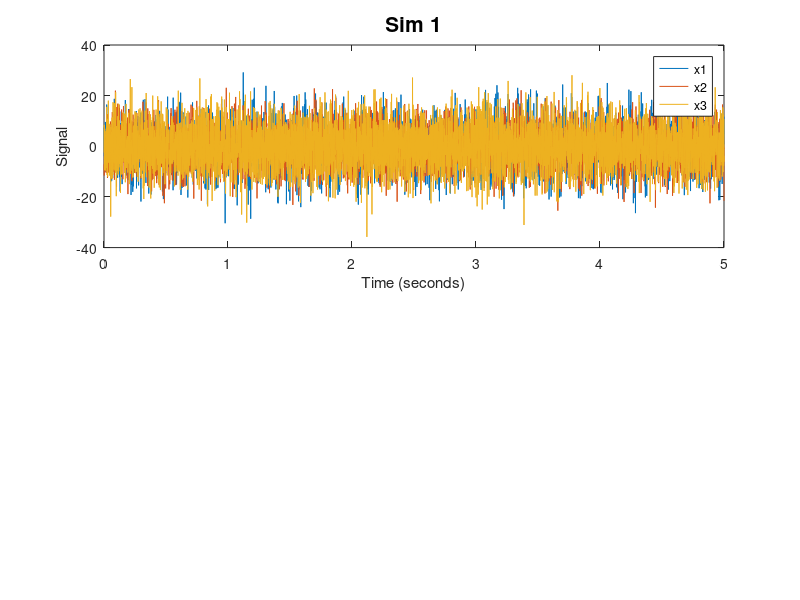

Write the MATLAB code that produced this figure. (Note: this script raises an error after producing the figure.)
T = 5;      % total length of recording (seconds)
dt = 0.001; % seconds

f0 = 1/dt;  % sampling frequency (Hz)
N1 = T*f0;   % number of samples needed
df = 1/T;   % frequency resolution
fNQ = f0/2; % Nyquist frequency

taxis = dt:dt:T; % time axis

%%% Simulation 1, 3 N network
%%% simulate data ---------------------------------------------------------
a1 = 0.07*[hann(20)', -0.5*ones(20,1)']';   %AR coefficients for signal 1
a2 = 0.05*[-0.5*ones(20,1)', hann(20)']';    %                  ...signal 2
a3 = -.3*ones(size(a1));                    %                  ...signal 3

L = length(a1);                             % Number of AR terms.
N = N1+L;                                 % Number of time steps.

x1 = zeros(N,1);
x2 = zeros(N,1);                           %Create the AR model,
x3 = zeros(N,1);    

noise = 7;                                 % noise level

for k=L+1:N                                % For each time step,
    x1(k) = sum(a1.*x1(k-1:-1:k-L)) + sum(a2.*x2(k-1:-1:k-L)) +  noise*randn();
    x2(k) = sum(a2.*x2(k-1:-1:k-L)) + noise*randn();
    x3(k) = sum(a3.*x3(k-1:-1:k-L)) + noise*randn();  %...x(now) depends on past.
end
x1 = x1(L+1:end);                          % Drop the first L terms (0s).   
x2 = x2(L+1:end);                             
x3 = x3(L+1:end);

figure;
subplot (2,3,[1 3])                              %Plot signals.
plot(taxis,x1)
hold on
plot(taxis,x2)
plot(taxis,x3)
ylabel('Signal')
xlabel('Time (seconds)')
legend('x1','x2','x3')
title('Sim 1','FontSize',15);

%%% Define inputs for model building and GoF -------------------------
data = [x1';x2';x3'];                      % Conglomerate data in one matrix
nlags = 40;                               % Define order of AR model
                                           % needs to be larger than true
                                           % order
%%%% true coefficients 
true_coeffs = cell(3);
true_coeffs{1,1} = padarray(a1,nlags-L,'post'); % True coefficents up to 
true_coeffs{1,2} = padarray(a2,nlags-L,'post'); %     number of lags being estimated
true_coeffs{1,3} = zeros(nlags,1);

true_coeffs{2,1} = zeros(nlags,1);
true_coeffs{2,2} = padarray(a2,nlags-L,'post');
true_coeffs{2,3} = zeros(nlags,1);

true_coeffs{3,1} = zeros(nlags,1);
true_coeffs{3,2} = zeros(nlags,1);
true_coeffs{3,3} = padarray(a3,nlags-L,'post');

tic
[ adj_spline ] = build_ar_splines( data, nlags); % Build network using splines
splinetime  = toc;
tic
[ adj_stand] = build_ar( data, nlags );          % Build network using standard ar
standardtime = toc;



subplot 234; 
adj_true = [1 1 0; 0 1 0; 0 0 1];          % Plot true network
plotNetwork(adj_true)
title('Truth');
subplot 235;                               % Plot network using standard regressors
str = {num2str(standardtime), ' seconds' };
plotNetwork(adj_stand)
title(strcat({'Standard, '},num2str(standardtime),{' s'}))
subplot 236;                               % Plot network using spline regressors
plotNetwork(adj_spline)
title(strcat({'Spline, '},num2str(splinetime),{' s'}))


b_est = ar_gof(adj_spline, data, nlags,true_coeffs,taxis,1); % Run goodness of fit tests

%%% Simulation 2, 3 N network

%%% Simulate signals --------------------------------------------------
a1 = 0.07*[hann(20)', -0.5*ones(20,1)']';   %AR coeffictients for signal 1
a2 = 0.03*[-0.5*ones(20,1)', hann(20)']';   %                  ...signal 2
a3 = -.3*ones(size(a1));                    %                  ...signal 3

L = length(a1);                             % Number of AR terms.

N = N1+L;                                 % Number of time steps.
x1 = zeros(N,1);
x2 = zeros(N,1);    
x3 = zeros(N,1);
noise = 7;                                  % noise level


                                            % Create AR model
for k=L+1:N                                 %For each time step,
    x1(k) = sum(a1.*x1(k-1:-1:k-L)) + sum(a2.*x2(k-1:-1:k-L)) +  noise*randn();
    x2(k) = sum(a2.*x2(k-1:-1:k-L)) + sum(a1.*x1(k-1:-1:k-L)) + noise*randn();
    x3(k) = sum(a3.*x3(k-1:-1:k-L)) + noise*randn();  %...x(now) depends on past.  
end
x1 = x1(L+1:end);       
x2 = x2(L+1:end);                           %Drop the first terms (0s).
x3 = x3(L+1:end);

figure(1);
subplot(2,3,[1 3])                          %Plot signals.
plot(taxis,x1)
hold on
plot(taxis,x2)
plot(taxis,x3)
ylabel('Signal')
xlabel('Time (seconds)')
legend('x1','x2','x3')

title('Scenario 2: 1 drives 1 and 2, 2 drives 1 and 2, and 3 is independent');

%%% Define inputs for model building and GoF -------------------------
data = [x1';x2';x3'];                      % Conglomerate data in one matrix
nlags = 100;                                % Define order of AR model

%%%% true coefficients

true_coeffs = cell(3);
true_coeffs{1,1} = padarray(a1,nlags-L,'post'); % True coefficents up to 
true_coeffs{1,2} = padarray(a2,nlags-L,'post'); %     number of lags being estimated
true_coeffs{1,3} = zeros(nlags,1);

true_coeffs{2,1} = padarray(a1,nlags-L,'post');
true_coeffs{2,2} = padarray(a2,nlags-L,'post');
true_coeffs{2,3} = zeros(nlags,1);

true_coeffs{3,1} = zeros(nlags,1);
true_coeffs{3,2} = zeros(nlags,1);
true_coeffs{3,3} = padarray(a3,nlags-L,'post');


tic
[ adj_spline ] = build_ar_splines( data, nlags); % Build network using splines
splinetime  = toc;
tic
[ adj_stand] = build_ar( data, nlags );          % Build network using standard AR
standardtime = toc; 

subplot 234; 
adj_true = [1 1 0; 1 1 0; 0 0 1];          % Plot true network
plotNetwork(adj_true)
title('Truth');
subplot 235;                               % Plot network using standard regressors
plotNetwork(adj_stand)
title(strcat({'Standard, '},num2str(standardtime),{' s'}))
subplot 236;                               % Plot network using spline regressors
plotNetwork(adj_spline)
title(strcat({'Spline, '},num2str(splinetime),{' s'}))

 
b_est = ar_gof(adj_spline, data, nlags,true_coeffs,taxis,1); % Goodness of fit tests

%%% Simulation 3, 3 N network


%%% Simulate signals ----------------------------------------------------
a1 = 0.07*[hann(20)', -0.5*ones(20,1)']';   % AR coefficients for signal 1
a3 = 0.03*[-0.5*ones(20,1)', hann(20)']';%-.3*ones(size(a1));       %  ... signal 3

L = length(a1);                            % Number of AR terms.

N = N1+L;                                % Number of time steps.


noise = 5 ;                                % noise level


x1 = zeros(N,1);                           % Create the AR model, 
x2 = zeros(N,1);                           
x3 = zeros(N,1);                             
                                 
for k=L+1:N 
                                                      % for each time step,
    x1(k) = sum(a1.*x3(k-1:-1:k-L)) + noise*randn();
    x2(k) = sum(a1.*x3(k-1:-1:k-L)) + noise*randn();
    x3(k) = sum(a3.*x3(k-1:-1:k-L)) + noise*randn();  %...x(now) depends on past.                                        %...x(now) depends on past.

end
x1 = x1(L+1:end);                                     % Drop the first terms (0s).
x2 = x2(L+1:end);
x3 = x3(L+1:end);                           



figure;
subplot(2,3,[1 3])                              % Plot signals.
plot(taxis,x1)
hold on
plot(taxis,x2)
plot(taxis,x3)
ylabel('Signal')
xlabel('Time (seconds)')
legend('x1','x2','x3')
title('Scenario 3: 3 drives 1 and 2');

%%% Define inputs for model building with splines -------------------------
data = [x1';x2';x3'];                      % Conglomerate data in one matrix
nlags = 100;                                % Define order of AR model

%%%% true coefficients

true_coeffs = cell(3);
true_coeffs{1,1} = zeros(nlags,1);       % True coefficents up to 
true_coeffs{1,2} = zeros(nlags,1);       %     number of lags being estimated
true_coeffs{1,3} = padarray(a1,nlags-L,'post');

true_coeffs{2,1} = zeros(nlags,1);
true_coeffs{2,2} = zeros(nlags,1);
true_coeffs{2,3} = padarray(a1,nlags-L,'post');

true_coeffs{3,1} = zeros(nlags,1);
true_coeffs{3,2} = zeros(nlags,1);
true_coeffs{3,3} = padarray(a3,nlags-L,'post');


tic
[ adj_spline ] = build_ar_splines( data, nlags); % Build network using splines
splinetime  = toc;
tic
[ adj_stand] = build_ar( data, nlags );          % Build network using standard AR
standardtime = toc;

subplot 234; 
adj_true = [0 0 1; 0 0 1; 0 0 1];          % Plot true network
plotNetwork(adj_true)
title('Truth');
subplot 235;                               % Plot network using standard regressors
plotNetwork(adj_stand)
title(strcat({'Standard, '},num2str(standardtime),{' s'}))

subplot 236;                               % Plot network using spline regressors
plotNetwork(adj_spline)
title(strcat({'Spline, '},num2str(splinetime),{' s'}))



ar_gof(adj_spline, data, nlags,true_coeffs,taxis,1); % Goodness of fit tests

%%% Simulation 4, 6 N network---------------------------------------------
a1 = 0.07*[0.1*hann(20)', -0.5*ones(20,1)']';
%a1 = 0.07*[hann(20)', -0.5*ones(20,1)']';   %AR coefficients for signal 1
a2 = 0.03*[-0.5*ones(20,1)', hann(20)']';    %                  ...signal 2
a3 = -0.3*ones(size(a1));                    %                  ...signal 3
a4 = 0.02*[hann(30)', -0.2*ones(1,10)]';
a5 = 0.1*[-0.8*ones(1,30), -0.8*hann(10)']';
a6 = 0.25*[-0.6*ones(20,1)', -0.2*hann(20)']'; 


L = length(a1);                             % Number of AR terms.
N = N1+L;                                 % Number of time steps.

x1 = zeros(N,1);
x2 = zeros(N,1);                           %Create the AR model,
x3 = zeros(N,1);    
x4 = zeros(N,1);
x5 = zeros(N,1);
x6 = zeros(N,1);

noise = 7;                                 % noise level

for k=L+1:N                                % For each time step,
    x1(k) = sum(a1.*x1(k-1:-1:k-L)) + sum(a2.*x2(k-1:-1:k-L)) +  noise*randn(); 
    x2(k) = sum(a1.*x2(k-1:-1:k-L)) + sum(a4.*x4(k-1:-1:k-L)) +noise*randn();
    x3(k) = sum(a3.*x3(k-1:-1:k-L)) + sum(a2.*x4(k-1:-1:k-L)) + noise*randn();  %...x(now) depends on past.

    x4(k) = sum(a4.*x4(k-1:-1:k-L)) + noise*randn();
    x5(k) = sum(a5.*x2(k-1:-1:k-L)) + sum(a4.*x5(k-1:-1:k-L)) +noise*randn();
    x6(k) = sum(a6.*x6(k-1:-1:k-L)) + sum(a4.*x3(k-1:-1:k-L)) +noise*randn();
end
x1 = x1(L+1:end);                          % Drop the first L terms (0s).   
x2 = x2(L+1:end);                             
x3 = x3(L+1:end);
x4 = x4(L+1:end);
x5 = x5(L+1:end);
x6 = x6(L+1:end);
figure;
subplot (2,3,[1 3])                              %Plot signals.
plot(taxis,x1)
hold on
plot(taxis,x2)
plot(taxis,x3)
plot(taxis,x4)
plot(taxis,x5)
plot(taxis,x6)
ylabel('Signal')
xlabel('Time')
legend('x1','x2','x3','x4','x5','x6')
title('Six Node Network','FontSize',15);

data = [x1';x2';x3';x4';x5';x6'];                      % Conglomerate data in one matrix
nlags = 40;                               % Define order of AR model
                                           % needs to be larger than true
                                           % order

%%%% true coefficients 
true_coeffs = cell(6);
true_coeffs{1,1} = padarray(a1,nlags-L,'post'); % True coefficents up to 
true_coeffs{1,2} = padarray(a2,nlags-L,'post'); %     number of lags being estimated
true_coeffs{1,3} = zeros(nlags,1);
true_coeffs{1,4} = zeros(nlags,1);
true_coeffs{1,5} = zeros(nlags,1);
true_coeffs{1,6} = zeros(nlags,1);

true_coeffs{2,1} = zeros(nlags,1);
true_coeffs{2,2} = padarray(a1,nlags-L,'post');
true_coeffs{2,3} = zeros(nlags,1);
true_coeffs{2,4} = padarray(a4,nlags-L,'post');
true_coeffs{2,5} = zeros(nlags,1);
true_coeffs{2,6} =zeros(nlags,1);

true_coeffs{3,1} = zeros(nlags,1);
true_coeffs{3,2} = zeros(nlags,1);
true_coeffs{3,3} = padarray(a3,nlags-L,'post');
true_coeffs{3,4} = padarray(a2,nlags-L,'post');
true_coeffs{3,5} = zeros(nlags,1);
true_coeffs{3,6} = zeros(nlags,1);

true_coeffs{4,1} = zeros(nlags,1);
true_coeffs{4,2} = zeros(nlags,1);
true_coeffs{4,3} = zeros(nlags,1);
true_coeffs{4,4} = padarray(a4,nlags-L,'post');
true_coeffs{4,5} = zeros(nlags,1);
true_coeffs{4,6} = zeros(nlags,1);

true_coeffs{5,1} = zeros(nlags,1);
true_coeffs{5,2} = padarray(a5,nlags-L,'post');
true_coeffs{5,3} = zeros(nlags,1);
true_coeffs{5,4} = zeros(nlags,1);
true_coeffs{5,5} = padarray(a4,nlags-L,'post');
true_coeffs{5,6} = zeros(nlags,1);

true_coeffs{6,1} = zeros(nlags,1);
true_coeffs{6,2} = zeros(nlags,1);
true_coeffs{6,3} = padarray(a4,nlags-L,'post');
true_coeffs{6,4} = zeros(nlags,1);
true_coeffs{6,5} = zeros(nlags,1);
true_coeffs{6,6} = padarray(a6,nlags-L,'post');


tic
[ adj_spline ] = build_ar_splines( data, nlags); % Build network using splines
splinetime  = toc;
tic
[ adj_stand] = build_ar( data, nlags );          % Build network using standard ar
standardtime = toc;

subplot 234;                                     % Plot true network
adj_true = [1 1 0 0 0 0; 0 1 0 1 0 0; 0 0 1 1 0 0; 0 0 0 1 0 0; 0 1 0 0 1 0; 0 0 1 0 0 1];  

plotNetwork(adj_true)
title('Truth');
subplot 235;                               % Plot network using standard regressors
str = {num2str(standardtime), ' seconds' };
plotNetwork(adj_stand)
title(strcat({'Standard, '},num2str(standardtime),{' s'}))
subplot 236;                               % Plot network using spline regressors
plotNetwork(adj_spline)
title(strcat({'Spline, '},num2str(splinetime),{' s'}))

 
b_est = ar_gof(adj_spline, data, nlags,true_coeffs,taxis,2); % Run goodness of fit tests

% %%
% h = get(0,'children');
% for i=1:length(h)
%   saveas(h(i), ['figure' num2str(i)], 'jpg');
% end
